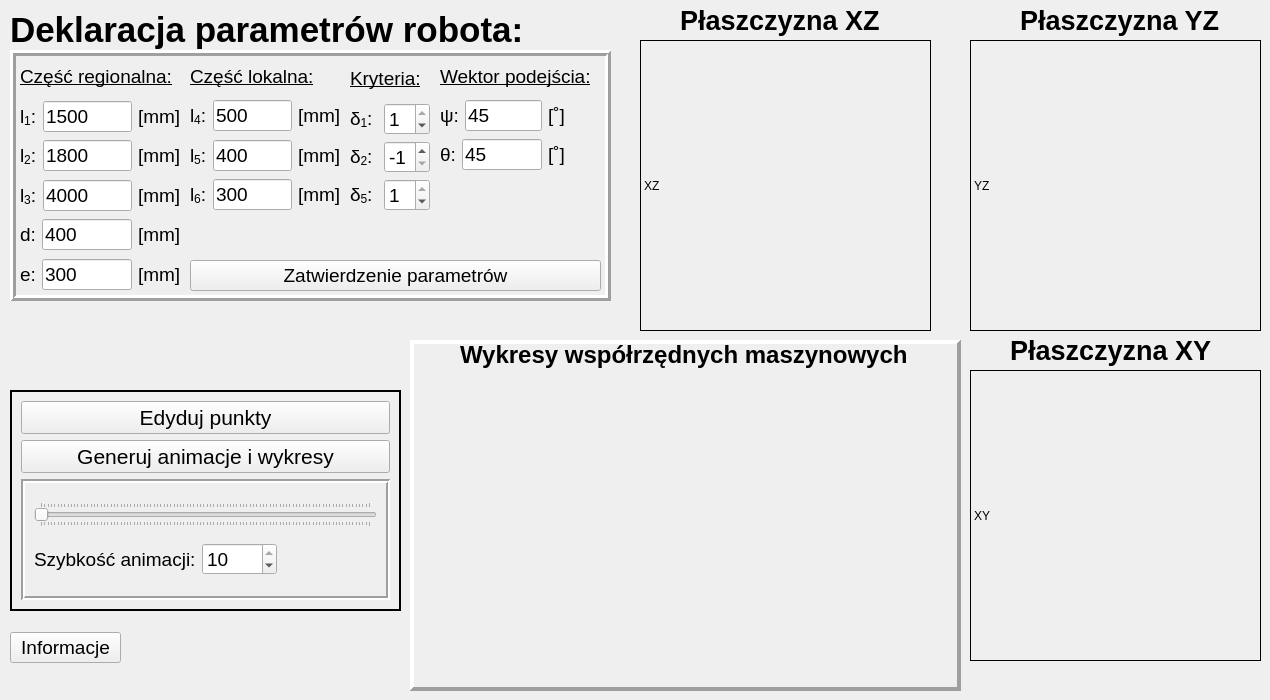
  <widget class="QWidget" name="centralWidget">
   <widget class="QLabel" name="label_20">
    <property name="geometry">
     <rect>
      <x>10</x>
      <y>0</y>
      <width>541</width>
      <height>61</height>
     </rect>
    </property>
    <property name="text">
     <string>&lt;html&gt;&lt;head/&gt;&lt;body&gt;&lt;p&gt;&lt;span style=&quot; font-size:26pt; font-weight:600;&quot;&gt;Deklaracja parametrów robota:&lt;/span&gt;&lt;/p&gt;&lt;/body&gt;&lt;/html&gt;</string>
    </property>
   </widget>
   <widget class="QLabel" name="XYView">
    <property name="geometry">
     <rect>
      <x>970</x>
      <y>370</y>
      <width>291</width>
      <height>291</height>
     </rect>
    </property>
    <property name="frameShape">
     <enum>QFrame::Box</enum>
    </property>
    <property name="text">
     <string>XY</string>
    </property>
   </widget>
   <widget class="QLabel" name="XZView">
    <property name="geometry">
     <rect>
      <x>640</x>
      <y>40</y>
      <width>291</width>
      <height>291</height>
     </rect>
    </property>
    <property name="frameShape">
     <enum>QFrame::Box</enum>
    </property>
    <property name="frameShadow">
     <enum>QFrame::Plain</enum>
    </property>
    <property name="text">
     <string>XZ</string>
    </property>
   </widget>
   <widget class="QLabel" name="YZView">
    <property name="geometry">
     <rect>
      <x>970</x>
      <y>40</y>
      <width>291</width>
      <height>291</height>
     </rect>
    </property>
    <property name="frameShape">
     <enum>QFrame::Box</enum>
    </property>
    <property name="frameShadow">
     <enum>QFrame::Plain</enum>
    </property>
    <property name="text">
     <string>YZ</string>
    </property>
    <property name="scaledContents">
     <bool>false</bool>
    </property>
    <property name="wordWrap">
     <bool>false</bool>
    </property>
    <property name="openExternalLinks">
     <bool>false</bool>
    </property>
   </widget>
   <widget class="QLabel" name="label_15">
    <property name="geometry">
     <rect>
      <x>1010</x>
      <y>330</y>
      <width>211</width>
      <height>41</height>
     </rect>
    </property>
    <property name="text">
     <string>&lt;html&gt;&lt;head/&gt;&lt;body&gt;&lt;p&gt;&lt;span style=&quot; font-size:20pt; font-weight:600;&quot;&gt;Płaszczyzna XY&lt;/span&gt;&lt;/p&gt;&lt;/body&gt;&lt;/html&gt;</string>
    </property>
   </widget>
   <widget class="QLabel" name="label_16">
    <property name="geometry">
     <rect>
      <x>680</x>
      <y>0</y>
      <width>211</width>
      <height>41</height>
     </rect>
    </property>
    <property name="text">
     <string>&lt;html&gt;&lt;head/&gt;&lt;body&gt;&lt;p&gt;&lt;span style=&quot; font-size:20pt; font-weight:600;&quot;&gt;Płaszczyzna XZ&lt;/span&gt;&lt;/p&gt;&lt;/body&gt;&lt;/html&gt;</string>
    </property>
   </widget>
   <widget class="QLabel" name="label_17">
    <property name="geometry">
     <rect>
      <x>1020</x>
      <y>0</y>
      <width>211</width>
      <height>41</height>
     </rect>
    </property>
    <property name="text">
     <string>&lt;html&gt;&lt;head/&gt;&lt;body&gt;&lt;p&gt;&lt;span style=&quot; font-size:20pt; font-weight:600;&quot;&gt;Płaszczyzna YZ&lt;/span&gt;&lt;/p&gt;&lt;/body&gt;&lt;/html&gt;</string>
    </property>
   </widget>
   <widget class="QPushButton" name="infoButton">
    <property name="geometry">
     <rect>
      <x>10</x>
      <y>632</y>
      <width>111</width>
      <height>31</height>
     </rect>
    </property>
    <property name="font">
     <font>
      <pointsize>14</pointsize>
     </font>
    </property>
    <property name="text">
     <string>Informacje</string>
    </property>
   </widget>
   <widget class="QFrame" name="frame">
    <property name="geometry">
     <rect>
      <x>10</x>
      <y>50</y>
      <width>601</width>
      <height>251</height>
     </rect>
    </property>
    <property name="frameShape">
     <enum>QFrame::Box</enum>
    </property>
    <property name="frameShadow">
     <enum>QFrame::Raised</enum>
    </property>
    <property name="lineWidth">
     <number>3</number>
    </property>
    <widget class="QPushButton" name="updateButton">
     <property name="geometry">
      <rect>
       <x>180</x>
       <y>210</y>
       <width>411</width>
       <height>31</height>
      </rect>
     </property>
     <property name="font">
      <font>
       <pointsize>14</pointsize>
      </font>
     </property>
     <property name="text">
      <string>Zatwierdzenie parametrów</string>
     </property>
     <property name="autoDefault">
      <bool>false</bool>
     </property>
     <property name="default">
      <bool>false</bool>
     </property>
     <property name="flat">
      <bool>false</bool>
     </property>
    </widget>
    <widget class="QWidget" name="layoutWidget">
     <property name="geometry">
      <rect>
       <x>10</x>
       <y>10</y>
       <width>161</width>
       <height>231</height>
      </rect>
     </property>
     <layout class="QVBoxLayout" name="verticalLayout">
      <item>
       <widget class="QLabel" name="label_21">
        <property name="text">
         <string>&lt;html&gt;&lt;head/&gt;&lt;body&gt;&lt;p&gt;&lt;span style=&quot; font-size:14pt; text-decoration: underline;&quot;&gt;Część regionalna:&lt;/span&gt;&lt;/p&gt;&lt;/body&gt;&lt;/html&gt;</string>
        </property>
       </widget>
      </item>
      <item>
       <layout class="QHBoxLayout" name="horizontalLayout">
        <item>
         <widget class="QLabel" name="label_2">
          <property name="text">
           <string>&lt;html&gt;&lt;head/&gt;&lt;body&gt;&lt;p&gt;&lt;span style=&quot; font-size:14pt;&quot;&gt;l&lt;/span&gt;&lt;span style=&quot; font-size:14pt; vertical-align:sub;&quot;&gt;1&lt;/span&gt;&lt;span style=&quot; font-size:14pt;&quot;&gt;:&lt;/span&gt;&lt;/p&gt;&lt;/body&gt;&lt;/html&gt;</string>
          </property>
         </widget>
        </item>
        <item>
         <widget class="QLineEdit" name="l1LineEdit">
          <property name="font">
           <font>
            <pointsize>14</pointsize>
           </font>
          </property>
          <property name="text">
           <string>1500</string>
          </property>
          <property name="dragEnabled">
           <bool>false</bool>
          </property>
          <property name="readOnly">
           <bool>false</bool>
          </property>
          <property name="clearButtonEnabled">
           <bool>false</bool>
          </property>
         </widget>
        </item>
        <item>
         <widget class="QLabel" name="label_18">
          <property name="text">
           <string>&lt;html&gt;&lt;head/&gt;&lt;body&gt;&lt;p&gt;&lt;span style=&quot; font-size:14pt;&quot;&gt;[mm]&lt;/span&gt;&lt;/p&gt;&lt;/body&gt;&lt;/html&gt;</string>
          </property>
         </widget>
        </item>
       </layout>
      </item>
      <item>
       <layout class="QHBoxLayout" name="horizontalLayout_2">
        <item>
         <widget class="QLabel" name="label">
          <property name="text">
           <string>&lt;html&gt;&lt;head/&gt;&lt;body&gt;&lt;p&gt;&lt;span style=&quot; font-size:14pt;&quot;&gt;l&lt;/span&gt;&lt;span style=&quot; font-size:14pt; vertical-align:sub;&quot;&gt;2&lt;/span&gt;&lt;span style=&quot; font-size:14pt;&quot;&gt;:&lt;/span&gt;&lt;/p&gt;&lt;/body&gt;&lt;/html&gt;</string>
          </property>
         </widget>
        </item>
        <item>
         <widget class="QLineEdit" name="l2LineEdit">
          <property name="font">
           <font>
            <pointsize>14</pointsize>
           </font>
          </property>
          <property name="text">
           <string>1800</string>
          </property>
         </widget>
        </item>
        <item>
         <widget class="QLabel" name="label_19">
          <property name="text">
           <string>&lt;html&gt;&lt;head/&gt;&lt;body&gt;&lt;p&gt;&lt;span style=&quot; font-size:14pt;&quot;&gt;[mm]&lt;/span&gt;&lt;/p&gt;&lt;/body&gt;&lt;/html&gt;</string>
          </property>
         </widget>
        </item>
       </layout>
      </item>
      <item>
       <layout class="QHBoxLayout" name="horizontalLayout_3">
        <item>
         <widget class="QLabel" name="label_3">
          <property name="text">
           <string>&lt;html&gt;&lt;head/&gt;&lt;body&gt;&lt;p&gt;&lt;span style=&quot; font-size:14pt;&quot;&gt;l&lt;/span&gt;&lt;span style=&quot; font-size:14pt; vertical-align:sub;&quot;&gt;3&lt;/span&gt;&lt;span style=&quot; font-size:14pt;&quot;&gt;:&lt;/span&gt;&lt;/p&gt;&lt;/body&gt;&lt;/html&gt;</string>
          </property>
         </widget>
        </item>
        <item>
         <widget class="QLineEdit" name="l3LineEdit">
          <property name="font">
           <font>
            <pointsize>14</pointsize>
           </font>
          </property>
          <property name="text">
           <string>4000</string>
          </property>
         </widget>
        </item>
        <item>
         <widget class="QLabel" name="label_25">
          <property name="text">
           <string>&lt;html&gt;&lt;head/&gt;&lt;body&gt;&lt;p&gt;&lt;span style=&quot; font-size:14pt;&quot;&gt;[mm]&lt;/span&gt;&lt;/p&gt;&lt;/body&gt;&lt;/html&gt;</string>
          </property>
         </widget>
        </item>
       </layout>
      </item>
      <item>
       <layout class="QHBoxLayout" name="horizontalLayout_4">
        <item>
         <widget class="QLabel" name="label_4">
          <property name="text">
           <string>&lt;html&gt;&lt;head/&gt;&lt;body&gt;&lt;p&gt;&lt;span style=&quot; font-size:14pt;&quot;&gt;d:&lt;/span&gt;&lt;/p&gt;&lt;/body&gt;&lt;/html&gt;</string>
          </property>
         </widget>
        </item>
        <item>
         <widget class="QLineEdit" name="dLineEdit">
          <property name="font">
           <font>
            <pointsize>14</pointsize>
           </font>
          </property>
          <property name="text">
           <string>400</string>
          </property>
         </widget>
        </item>
        <item>
         <widget class="QLabel" name="label_26">
          <property name="text">
           <string>&lt;html&gt;&lt;head/&gt;&lt;body&gt;&lt;p&gt;&lt;span style=&quot; font-size:14pt;&quot;&gt;[mm]&lt;/span&gt;&lt;/p&gt;&lt;/body&gt;&lt;/html&gt;</string>
          </property>
         </widget>
        </item>
       </layout>
      </item>
      <item>
       <layout class="QHBoxLayout" name="horizontalLayout_5">
        <item>
         <widget class="QLabel" name="label_5">
          <property name="text">
           <string>&lt;html&gt;&lt;head/&gt;&lt;body&gt;&lt;p&gt;&lt;span style=&quot; font-size:14pt;&quot;&gt;e:&lt;/span&gt;&lt;/p&gt;&lt;/body&gt;&lt;/html&gt;</string>
          </property>
         </widget>
        </item>
        <item>
         <widget class="QLineEdit" name="eLineEdit">
          <property name="font">
           <font>
            <pointsize>14</pointsize>
           </font>
          </property>
          <property name="text">
           <string>300</string>
          </property>
         </widget>
        </item>
        <item>
         <widget class="QLabel" name="label_27">
          <property name="text">
           <string>&lt;html&gt;&lt;head/&gt;&lt;body&gt;&lt;p&gt;&lt;span style=&quot; font-size:14pt;&quot;&gt;[mm]&lt;/span&gt;&lt;/p&gt;&lt;/body&gt;&lt;/html&gt;</string>
          </property>
         </widget>
        </item>
       </layout>
      </item>
     </layout>
    </widget>
    <widget class="QWidget" name="layoutWidget">
     <property name="geometry">
      <rect>
       <x>180</x>
       <y>10</y>
       <width>151</width>
       <height>151</height>
      </rect>
     </property>
     <layout class="QVBoxLayout" name="verticalLayout_2">
      <item>
       <widget class="QLabel" name="label_22">
        <property name="text">
         <string>&lt;html&gt;&lt;head/&gt;&lt;body&gt;&lt;p&gt;&lt;span style=&quot; font-size:14pt; text-decoration: underline;&quot;&gt;Część lokalna:&lt;/span&gt;&lt;/p&gt;&lt;/body&gt;&lt;/html&gt;</string>
        </property>
       </widget>
      </item>
      <item>
       <layout class="QHBoxLayout" name="horizontalLayout_6">
        <item>
         <widget class="QLabel" name="label_7">
          <property name="text">
           <string>&lt;html&gt;&lt;head/&gt;&lt;body&gt;&lt;p&gt;&lt;span style=&quot; font-size:14pt;&quot;&gt;l&lt;/span&gt;&lt;span style=&quot; font-size:14pt; vertical-align:sub;&quot;&gt;4&lt;/span&gt;&lt;span style=&quot; font-size:14pt;&quot;&gt;:&lt;/span&gt;&lt;/p&gt;&lt;/body&gt;&lt;/html&gt;</string>
          </property>
         </widget>
        </item>
        <item>
         <widget class="QLineEdit" name="l4LineEdit">
          <property name="font">
           <font>
            <pointsize>14</pointsize>
           </font>
          </property>
          <property name="text">
           <string>500</string>
          </property>
         </widget>
        </item>
        <item>
         <widget class="QLabel" name="label_28">
          <property name="text">
           <string>&lt;html&gt;&lt;head/&gt;&lt;body&gt;&lt;p&gt;&lt;span style=&quot; font-size:14pt;&quot;&gt;[mm]&lt;/span&gt;&lt;/p&gt;&lt;/body&gt;&lt;/html&gt;</string>
          </property>
         </widget>
        </item>
       </layout>
      </item>
      <item>
       <layout class="QHBoxLayout" name="horizontalLayout_7">
        <item>
         <widget class="QLabel" name="label_6">
          <property name="text">
           <string>&lt;html&gt;&lt;head/&gt;&lt;body&gt;&lt;p&gt;&lt;span style=&quot; font-size:14pt;&quot;&gt;l&lt;/span&gt;&lt;span style=&quot; font-size:14pt; vertical-align:sub;&quot;&gt;5&lt;/span&gt;&lt;span style=&quot; font-size:14pt;&quot;&gt;:&lt;/span&gt;&lt;/p&gt;&lt;/body&gt;&lt;/html&gt;</string>
          </property>
         </widget>
        </item>
        <item>
         <widget class="QLineEdit" name="l5LineEdit">
          <property name="font">
           <font>
            <pointsize>14</pointsize>
           </font>
          </property>
          <property name="text">
           <string>400</string>
          </property>
         </widget>
        </item>
        <item>
         <widget class="QLabel" name="label_29">
          <property name="text">
           <string>&lt;html&gt;&lt;head/&gt;&lt;body&gt;&lt;p&gt;&lt;span style=&quot; font-size:14pt;&quot;&gt;[mm]&lt;/span&gt;&lt;/p&gt;&lt;/body&gt;&lt;/html&gt;</string>
          </property>
         </widget>
        </item>
       </layout>
      </item>
      <item>
       <layout class="QHBoxLayout" name="horizontalLayout_8">
        <item>
         <widget class="QLabel" name="label_8">
          <property name="text">
           <string>&lt;html&gt;&lt;head/&gt;&lt;body&gt;&lt;p&gt;&lt;span style=&quot; font-size:14pt;&quot;&gt;l&lt;/span&gt;&lt;span style=&quot; font-size:14pt; vertical-align:sub;&quot;&gt;6&lt;/span&gt;&lt;span style=&quot; font-size:14pt;&quot;&gt;:&lt;/span&gt;&lt;/p&gt;&lt;/body&gt;&lt;/html&gt;</string>
          </property>
         </widget>
        </item>
        <item>
         <widget class="QLineEdit" name="l6LineEdit">
          <property name="font">
           <font>
            <pointsize>14</pointsize>
           </font>
          </property>
          <property name="text">
           <string>300</string>
          </property>
         </widget>
        </item>
        <item>
         <widget class="QLabel" name="label_30">
          <property name="text">
           <string>&lt;html&gt;&lt;head/&gt;&lt;body&gt;&lt;p&gt;&lt;span style=&quot; font-size:14pt;&quot;&gt;[mm]&lt;/span&gt;&lt;/p&gt;&lt;/body&gt;&lt;/html&gt;</string>
          </property>
         </widget>
        </item>
       </layout>
      </item>
     </layout>
    </widget>
    <widget class="QWidget" name="layoutWidget">
     <property name="geometry">
      <rect>
       <x>340</x>
       <y>10</y>
       <width>80</width>
       <height>151</height>
      </rect>
     </property>
     <layout class="QVBoxLayout" name="verticalLayout_3">
      <item>
       <widget class="QLabel" name="label_23">
        <property name="text">
         <string>&lt;html&gt;&lt;head/&gt;&lt;body&gt;&lt;p&gt;&lt;span style=&quot; font-size:14pt; text-decoration: underline;&quot;&gt;Kryteria:&lt;/span&gt;&lt;/p&gt;&lt;/body&gt;&lt;/html&gt;</string>
        </property>
       </widget>
      </item>
      <item>
       <layout class="QHBoxLayout" name="horizontalLayout_9">
        <item>
         <widget class="QLabel" name="label_11">
          <property name="text">
           <string>&lt;html&gt;&lt;head/&gt;&lt;body&gt;&lt;p&gt;&lt;span style=&quot; font-family:'Liberation Serif, serif'; font-size:14pt;&quot;&gt;δ&lt;/span&gt;&lt;span style=&quot; font-family:'Liberation Serif, serif'; font-size:14pt; vertical-align:sub;&quot;&gt;1&lt;/span&gt;&lt;span style=&quot; font-family:'Liberation Serif, serif'; font-size:14pt;&quot;&gt;:&lt;/span&gt;&lt;/p&gt;&lt;/body&gt;&lt;/html&gt;</string>
          </property>
         </widget>
        </item>
        <item>
         <widget class="QSpinBox" name="d1SpinBox">
          <property name="font">
           <font>
            <pointsize>14</pointsize>
           </font>
          </property>
          <property name="minimum">
           <number>-1</number>
          </property>
          <property name="maximum">
           <number>1</number>
          </property>
          <property name="singleStep">
           <number>2</number>
          </property>
          <property name="value">
           <number>1</number>
          </property>
         </widget>
        </item>
       </layout>
      </item>
      <item>
       <layout class="QHBoxLayout" name="horizontalLayout_10">
        <item>
         <widget class="QLabel" name="label_12">
          <property name="text">
           <string>&lt;html&gt;&lt;head/&gt;&lt;body&gt;&lt;p&gt;&lt;span style=&quot; font-family:'Liberation Serif, serif'; font-size:14pt;&quot;&gt;δ&lt;/span&gt;&lt;span style=&quot; font-family:'Liberation Serif, serif'; font-size:14pt; vertical-align:sub;&quot;&gt;2&lt;/span&gt;&lt;span style=&quot; font-family:'Liberation Serif, serif'; font-size:14pt;&quot;&gt;:&lt;/span&gt;&lt;/p&gt;&lt;/body&gt;&lt;/html&gt;</string>
          </property>
         </widget>
        </item>
        <item>
         <widget class="QSpinBox" name="d2SpinBox">
          <property name="font">
           <font>
            <pointsize>14</pointsize>
           </font>
          </property>
          <property name="minimum">
           <number>-1</number>
          </property>
          <property name="maximum">
           <number>1</number>
          </property>
          <property name="singleStep">
           <number>2</number>
          </property>
          <property name="value">
           <number>-1</number>
          </property>
         </widget>
        </item>
       </layout>
      </item>
      <item>
       <layout class="QHBoxLayout" name="horizontalLayout_11">
        <item>
         <widget class="QLabel" name="label_13">
          <property name="text">
           <string>&lt;html&gt;&lt;head/&gt;&lt;body&gt;&lt;p&gt;&lt;span style=&quot; font-family:'Liberation Serif, serif'; font-size:14pt;&quot;&gt;δ&lt;/span&gt;&lt;span style=&quot; font-family:'Liberation Serif, serif'; font-size:14pt; vertical-align:sub;&quot;&gt;5&lt;/span&gt;&lt;span style=&quot; font-family:'Liberation Serif, serif'; font-size:14pt;&quot;&gt;:&lt;/span&gt;&lt;/p&gt;&lt;/body&gt;&lt;/html&gt;</string>
          </property>
         </widget>
        </item>
        <item>
         <widget class="QSpinBox" name="d5SpinBox">
          <property name="font">
           <font>
            <pointsize>14</pointsize>
           </font>
          </property>
          <property name="minimum">
           <number>-1</number>
          </property>
          <property name="maximum">
           <number>1</number>
          </property>
          <property name="singleStep">
           <number>2</number>
          </property>
          <property name="value">
           <number>1</number>
          </property>
         </widget>
        </item>
       </layout>
      </item>
     </layout>
    </widget>
    <widget class="QWidget" name="layoutWidget">
     <property name="geometry">
      <rect>
       <x>430</x>
       <y>10</y>
       <width>185</width>
       <height>111</height>
      </rect>
     </property>
     <layout class="QVBoxLayout" name="verticalLayout_4">
      <item>
       <widget class="QLabel" name="label_24">
        <property name="text">
         <string>&lt;html&gt;&lt;head/&gt;&lt;body&gt;&lt;p&gt;&lt;span style=&quot; font-size:14pt; text-decoration: underline;&quot;&gt;Wektor podejścia:&lt;/span&gt;&lt;/p&gt;&lt;/body&gt;&lt;/html&gt;</string>
        </property>
        <property name="textFormat">
         <enum>Qt::AutoText</enum>
        </property>
        <property name="scaledContents">
         <bool>false</bool>
        </property>
        <property name="wordWrap">
         <bool>false</bool>
        </property>
       </widget>
      </item>
      <item>
       <layout class="QHBoxLayout" name="horizontalLayout_12">
        <property name="rightMargin">
         <number>60</number>
        </property>
        <item>
         <widget class="QLabel" name="label_10">
          <property name="text">
           <string>&lt;html&gt;&lt;head/&gt;&lt;body&gt;&lt;p&gt;&lt;span style=&quot; font-family:'Liberation Serif, serif'; font-size:14pt;&quot;&gt;ψ:&lt;/span&gt;&lt;/p&gt;&lt;/body&gt;&lt;/html&gt;</string>
          </property>
         </widget>
        </item>
        <item>
         <widget class="QLineEdit" name="psiLineEdit">
          <property name="font">
           <font>
            <pointsize>14</pointsize>
           </font>
          </property>
          <property name="text">
           <string>45</string>
          </property>
         </widget>
        </item>
        <item>
         <widget class="QLabel" name="label_31">
          <property name="text">
           <string>&lt;html&gt;&lt;head/&gt;&lt;body&gt;&lt;p&gt;&lt;span style=&quot; font-family:'Liberation Serif, serif'; font-size:14pt;&quot;&gt;[˚]&lt;/span&gt;&lt;/p&gt;&lt;/body&gt;&lt;/html&gt;</string>
          </property>
         </widget>
        </item>
       </layout>
      </item>
      <item>
       <layout class="QHBoxLayout" name="horizontalLayout_13">
        <property name="rightMargin">
         <number>60</number>
        </property>
        <item>
         <widget class="QLabel" name="label_9">
          <property name="text">
           <string>&lt;html&gt;&lt;head/&gt;&lt;body&gt;&lt;p&gt;&lt;span style=&quot; font-family:'Liberation Serif, serif'; font-size:14pt;&quot;&gt;θ:&lt;/span&gt;&lt;/p&gt;&lt;/body&gt;&lt;/html&gt;</string>
          </property>
         </widget>
        </item>
        <item>
         <widget class="QLineEdit" name="thetaLineEdit">
          <property name="font">
           <font>
            <pointsize>14</pointsize>
           </font>
          </property>
          <property name="text">
           <string>45</string>
          </property>
         </widget>
        </item>
        <item>
         <widget class="QLabel" name="label_32">
          <property name="text">
           <string>&lt;html&gt;&lt;head/&gt;&lt;body&gt;&lt;p&gt;&lt;span style=&quot; font-family:'Liberation Serif, serif'; font-size:14pt;&quot;&gt;[˚]&lt;/span&gt;&lt;/p&gt;&lt;/body&gt;&lt;/html&gt;</string>
          </property>
         </widget>
        </item>
       </layout>
      </item>
     </layout>
    </widget>
    <zorder>layoutWidget</zorder>
    <zorder>layoutWidget</zorder>
    <zorder>layoutWidget</zorder>
    <zorder>layoutWidget</zorder>
    <zorder>updateButton</zorder>
   </widget>
   <widget class="QFrame" name="frame_2">
    <property name="geometry">
     <rect>
      <x>410</x>
      <y>340</y>
      <width>551</width>
      <height>351</height>
     </rect>
    </property>
    <property name="frameShape">
     <enum>QFrame::Panel</enum>
    </property>
    <property name="frameShadow">
     <enum>QFrame::Raised</enum>
    </property>
    <property name="lineWidth">
     <number>4</number>
    </property>
    <widget class="QCustomPlot" name="cplot" native="true">
     <property name="geometry">
      <rect>
       <x>10</x>
       <y>30</y>
       <width>531</width>
       <height>301</height>
      </rect>
     </property>
     <property name="focusPolicy">
      <enum>Qt::WheelFocus</enum>
     </property>
     <property name="contextMenuPolicy">
      <enum>Qt::DefaultContextMenu</enum>
     </property>
     <property name="acceptDrops">
      <bool>false</bool>
     </property>
     <property name="layoutDirection">
      <enum>Qt::LeftToRight</enum>
     </property>
     <property name="autoFillBackground">
      <bool>false</bool>
     </property>
    </widget>
    <widget class="QLabel" name="label_33">
     <property name="geometry">
      <rect>
       <x>50</x>
       <y>0</y>
       <width>451</width>
       <height>31</height>
      </rect>
     </property>
     <property name="text">
      <string>&lt;html&gt;&lt;head/&gt;&lt;body&gt;&lt;p&gt;&lt;span style=&quot; font-size:18pt; font-weight:600;&quot;&gt;Wykresy współrzędnych maszynowych&lt;/span&gt;&lt;/p&gt;&lt;/body&gt;&lt;/html&gt;</string>
     </property>
    </widget>
   </widget>
   <widget class="QFrame" name="frame_3">
    <property name="geometry">
     <rect>
      <x>10</x>
      <y>390</y>
      <width>391</width>
      <height>221</height>
     </rect>
    </property>
    <property name="frameShape">
     <enum>QFrame::WinPanel</enum>
    </property>
    <property name="frameShadow">
     <enum>QFrame::Plain</enum>
    </property>
    <layout class="QVBoxLayout" name="verticalLayout_6">
     <item>
      <widget class="QPushButton" name="calcTrajectoryButton">
       <property name="font">
        <font>
         <pointsize>16</pointsize>
        </font>
       </property>
       <property name="text">
        <string>Edyduj punkty</string>
       </property>
      </widget>
     </item>
     <item>
      <widget class="QPushButton" name="animationButton">
       <property name="font">
        <font>
         <pointsize>16</pointsize>
        </font>
       </property>
       <property name="text">
        <string>Generuj animacje i wykresy</string>
       </property>
      </widget>
     </item>
     <item>
      <widget class="QFrame" name="frame_4">
       <property name="frameShape">
        <enum>QFrame::Box</enum>
       </property>
       <property name="frameShadow">
        <enum>QFrame::Sunken</enum>
       </property>
       <property name="lineWidth">
        <number>2</number>
       </property>
       <layout class="QVBoxLayout" name="verticalLayout_5">
        <item>
         <widget class="QSlider" name="horizontalSlider">
          <property name="orientation">
           <enum>Qt::Horizontal</enum>
          </property>
          <property name="tickPosition">
           <enum>QSlider::TicksBothSides</enum>
          </property>
         </widget>
        </item>
        <item>
         <layout class="QHBoxLayout" name="horizontalLayout_14">
          <property name="leftMargin">
           <number>0</number>
          </property>
          <property name="rightMargin">
           <number>100</number>
          </property>
          <item>
           <widget class="QLabel" name="label_14">
            <property name="font">
             <font>
              <pointsize>14</pointsize>
             </font>
            </property>
            <property name="text">
             <string>Szybkość animacji:</string>
            </property>
           </widget>
          </item>
          <item>
           <widget class="QSpinBox" name="animSpeedBox">
            <property name="font">
             <font>
              <pointsize>14</pointsize>
             </font>
            </property>
            <property name="minimum">
             <number>1</number>
            </property>
            <property name="maximum">
             <number>10</number>
            </property>
            <property name="value">
             <number>10</number>
            </property>
           </widget>
          </item>
         </layout>
        </item>
       </layout>
      </widget>
     </item>
    </layout>
   </widget>
  </widget>
